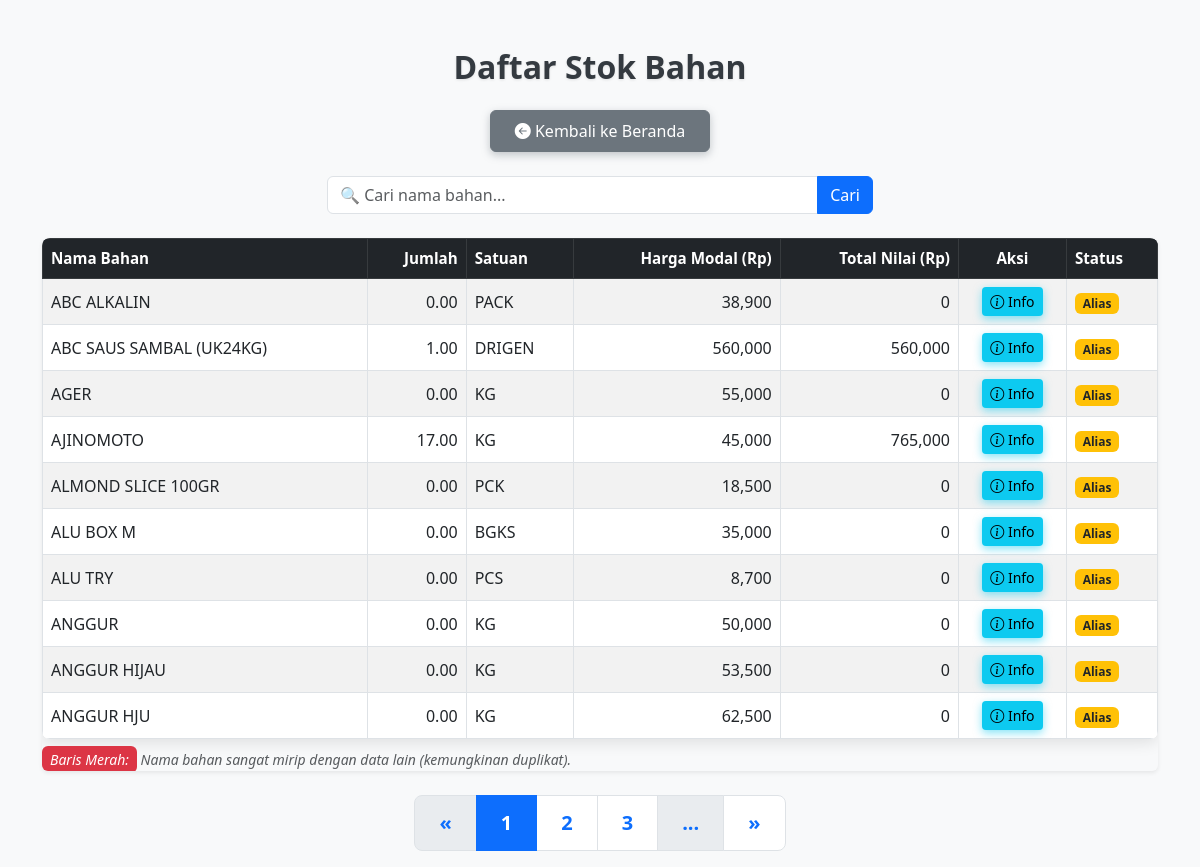
Screenshot of /stok with the database file from the repository.
### tables this page shows
CREATE TABLE BahanAlias (
    nama_lama TEXT PRIMARY KEY,
    nama_standar TEXT
);

CREATE TABLE "Stok" (
	"nm_bahan"	TEXT,
	"jumlah"	REAL,
	"satuan"	TEXT,
	"harga_modal"	REAL,
	PRIMARY KEY("nm_bahan", "satuan")
);

### app.py (the view)
@app.route("/stok")
def stok():
    page = int(request.args.get('page', 1))
    per_page = 10
    offset = (page - 1) * per_page
    q = request.args.get('q', '').strip()
    stok_list = db.get_stok_list_with_alias(limit=per_page, offset=offset, search_query=q)
    total_data = db.count_stok_with_alias(search_query=q)
    total_pages = math.ceil(total_data / per_page)
    import difflib
    def normalisasi_nama(nama):
        nama = nama.lower()
        nama = nama.replace(",", ".")
        nama = re.sub(r"\(.*?\)", "", nama)
        nama = re.sub(r"[\d]+(?:\.\d+)?", "", nama)
        nama = re.sub(r"[^a-z\s]", "", nama)
        return re.sub(r"\s+", " ", nama).strip()
    nama_list = [normalisasi_nama(row['nama']) for row in stok_list]
    mirip_index = set()
    for i in range(len(nama_list)):
        for j in range(i + 1, len(nama_list)):
            ratio = difflib.SequenceMatcher(None, nama_list[i], nama_list[j]).ratio()
            if ratio >= 0.95:
                mirip_index.add(i)
                mirip_index.add(j)
    stok_list_mirip = []
    for idx, row in enumerate(stok_list):
        is_mirip = idx in mirip_index
        stok_list_mirip.append((
            row['nama'],
            row['jumlah'],
            row['satuan'],
            row['harga'],
            is_mirip
        ))
    return render_template(
        "stok.html",
        stok_list=stok_list_mirip,
        page=page,
        total_pages=total_pages,
        q=q,
        max=max,  # ← ini penting
        min=min
    )

### models.py (called while the page is built)
    def count_stok_with_alias(self, search_query=None):
        data = self.get_stok_list_with_alias(limit=9999, offset=0, search_query=search_query)
        return len(data)

### templates/Stok.html (shortened to what this page needs)
<!DOCTYPE html>
<html lang="id">
<head>
    <link href="https://cdn.jsdelivr.net/npm/bootstrap@5.3.0/dist/css/bootstrap.min.css" rel="stylesheet" />
    <link href="https://cdn.jsdelivr.net/npm/bootstrap-icons@1.10.5/font/bootstrap-icons.css" rel="stylesheet" />
</head>
<body class="container mt-5">
    <h2 class="mb-4 text-center">Daftar Stok Bahan</h2>
    <div class="mb-4 text-center">
        <a href="/" class="btn btn-secondary px-4 py-2">
            <i class="bi bi-arrow-left-circle-fill"></i> Kembali ke Beranda
        </a>
    </div>
    <form method="GET" action="/stok" class="row mb-4 justify-content-center">
        <div class="col-md-6">
            <div class="input-group">
                <input type="text" name="q" value="{{ request.args.get('q', '') }}" class="form-control" placeholder="🔍 Cari nama bahan...">
                <button class="btn btn-primary" type="submit">Cari</button>
            </div>
        </div>
    </form>
    <div class="table-responsive shadow-sm rounded">
        <table class="table table-bordered table-striped align-middle mb-0">
            <thead class="table-dark">
                <tr>
                    <th>Nama Bahan</th>
                    <th class="text-end">Jumlah</th>
                    <th>Satuan</th>
                    <th class="text-end">Harga Modal (Rp)</th>
                    <th class="text-end">Total Nilai (Rp)</th>
                    <th class="text-center">Aksi</th>
                    <th>Status</th>
                </tr>
            </thead>
            <tbody>
                {% for s in stok_list %}
                <tr {% if s[-1] %} class="table-danger" {% endif %}>
                    <td>{{ s[0] }}</td>
                    <td class="text-end">{{ "{:,.2f}".format(s[1] or 0) }}</td>
                    <td>{{ s[2] }}</td>
                    <td class="text-end">{{ "{:,.0f}".format(s[3] or 0) }}</td>
                    <td class="text-end">{{ "{:,.0f}".format((s[1] or 0) * (s[3] or 0)) }}</td>
                    <td class="text-center">
                        <a class="btn btn-info btn-sm" href="{{ url_for('infostok', nm_bahan=s[0]) }}" title="Lihat Info Stok">
                            <i class="bi bi-info-circle"></i> Info
                        </a>
                    </td>
                    <td>
                        {% if s[0] != s[0]|lower %}
                            <span class="badge bg-warning text-dark">Alias</span>
                        {% else %}
                            <span class="badge bg-success">Standar</span>
                        {% endif %}
                    </td>
                </tr>
                {% endfor %}
            </tbody>
        </table>
        <div class="mt-2 text-muted fst-italic">
            <small><span class="bg-danger px-2 py-1 text-white rounded">Baris Merah:</span> Nama bahan sangat mirip dengan data lain (kemungkinan duplikat).</small>
        </div>
    </div>
    <nav aria-label="Page navigation" class="mt-4 d-flex justify-content-center">
        <ul class="pagination pagination-lg">
            <li class="page-item {% if page <= 1 %}disabled{% endif %}">
                <a class="page-link" href="?page={{ page - 1 }}{% if q %}&q={{ q }}{% endif %}" aria-label="Previous">
                    <span aria-hidden="true">&laquo;</span>
                </a>
            </li>
            {% set start_page = max(page - 2, 1) %}
            {% set end_page = min(page + 2, total_pages) %}
            {% for p in range(start_page, end_page + 1) %}
                <li class="page-item {% if p == page %}active{% endif %}">
                    <a class="page-link" href="?page={{ p }}{% if q %}&q={{ q }}{% endif %}">{{ p }}</a>
                </li>
            {% endfor %}
            {% if end_page < total_pages %}
                <li class="page-item disabled"><span class="page-link">...</span></li>
            {% endif %}
            <li class="page-item {% if page >= total_pages %}disabled{% endif %}">
                <a class="page-link" href="?page={{ page + 1 }}{% if q %}&q={{ q }}{% endif %}" aria-label="Next">
                    <span aria-hidden="true">&raquo;</span>
                </a>
            </li>
        </ul>
    </nav>
</body>
</html>

### templates/Stok.html (style rules this page uses)
body { background: #f8f9fa; font-family: 'Segoe UI', Tahoma, Geneva, Verdana, sans-serif; }
h2 { font-weight: 700; color: #343a40; text-shadow: 0 1px 3px rgba(0,0,0,0.1); }
.btn-secondary { box-shadow: 0 3px 8px rgba(108,117,125,0.4); transition: all 0.3s ease; }
table { background: #ffffff; box-shadow: 0 4px 15px rgba(0,0,0,0.1); border-radius: 0.5rem; overflow: hidden; }
thead.table-dark { background: linear-gradient(45deg, #343a40, #212529); color: #fff; font-size: 0.95rem; }
.btn-info { background: #0dcaf0; border: none; box-shadow: 0 3px 8px rgba(13,202,240,0.5); transition: all 0.3s ease; }
.pagination .page-link { color: #0d6efd; font-weight: 600; transition: background-color 0.3s ease; }
.pagination .page-item.active .page-link { background-color: #0d6efd; border-color: #0d6efd; color: #fff; }

### rows the page displays
BahanAlias: nama_standar "ABC ALKALIN"
Stok: jumlah "0.00", satuan "PACK", harga_modal "38,900", (s[1]or0)*(s[3]or0) "0"
Stok: nm_bahan "ABC SAUS SAMBAL (UK24KG)", jumlah "1.00", satuan "DRIGEN", harga_modal "560,000", (s[1]or0)*(s[3]or0) "560,000", shows "Alias"
BahanAlias: nama_standar "AGER"
Stok: jumlah "0.00", satuan "KG", harga_modal "55,000", (s[1]or0)*(s[3]or0) "0"
Stok: nm_bahan "AJINOMOTO", jumlah "17.00", satuan "KG", harga_modal "45,000", (s[1]or0)*(s[3]or0) "765,000", shows "Alias"
BahanAlias: nama_standar "ALMOND SLICE 100GR"
Stok: jumlah "0.00", satuan "PCK", harga_modal "18,500", (s[1]or0)*(s[3]or0) "0"
BahanAlias: nama_standar "ALU BOX M"
Stok: jumlah "0.00", satuan "BGKS", harga_modal "35,000", (s[1]or0)*(s[3]or0) "0"
BahanAlias: nama_standar "ALU TRY"
Stok: jumlah "0.00", satuan "PCS", harga_modal "8,700", (s[1]or0)*(s[3]or0) "0"
BahanAlias: nama_standar "ANGGUR"
Stok: jumlah "0.00", satuan "KG", harga_modal "50,000", (s[1]or0)*(s[3]or0) "0"
BahanAlias: nama_standar "ANGGUR HIJAU"
Stok: jumlah "0.00", satuan "KG", harga_modal "53,500", (s[1]or0)*(s[3]or0) "0"
BahanAlias: nama_standar "ANGGUR HJU"
Stok: jumlah "0.00", satuan "KG", harga_modal "62,500", (s[1]or0)*(s[3]or0) "0"

### other values shown
{{ p }} "1" "2" "3"
